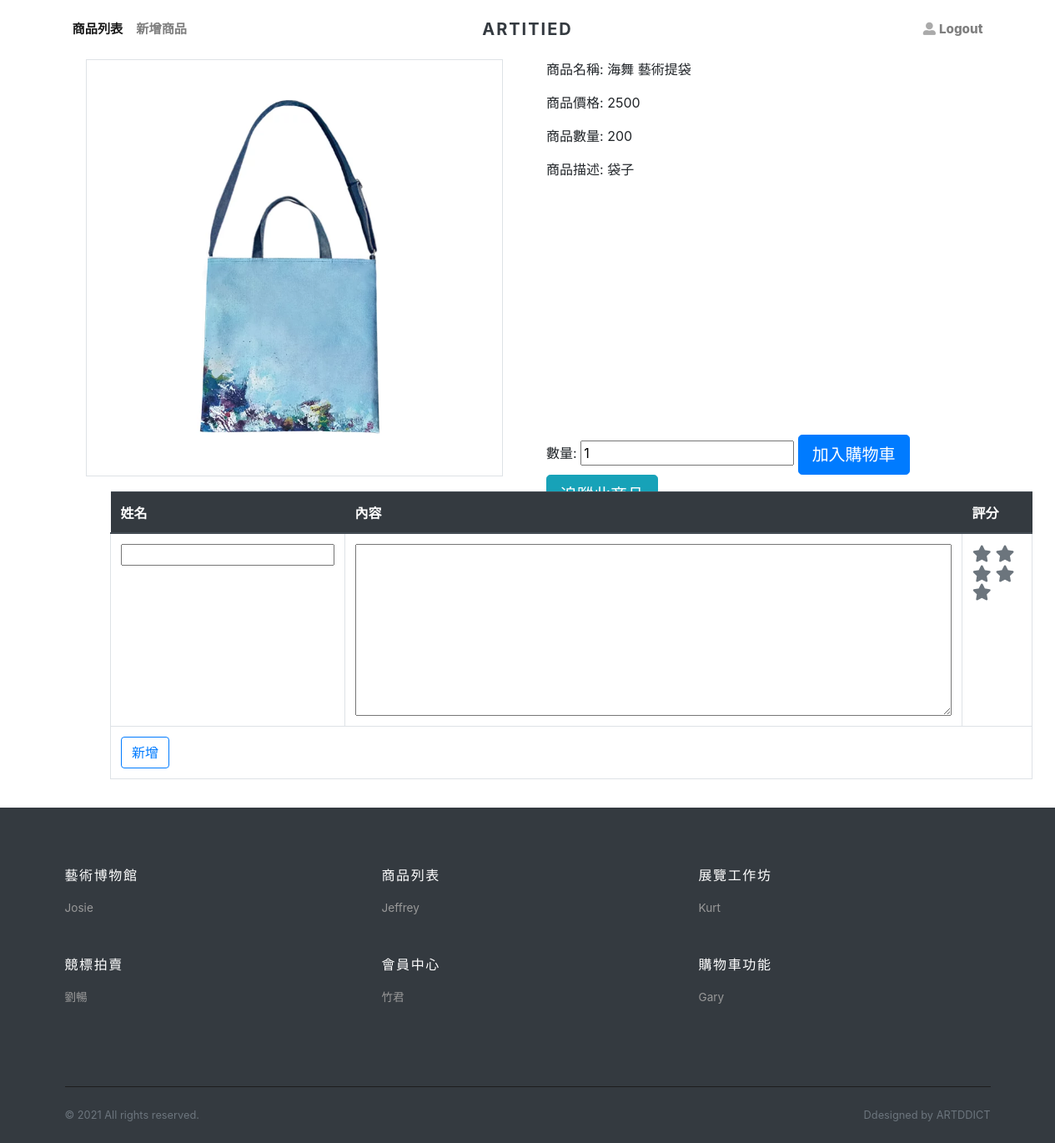
Page /Jeffrey-work/eventDetail.php?proId=102 on the committed database.
### tables this page shows
CREATE TABLE `product` (
  `id` int(100) NOT NULL COMMENT '流水編號',
  `proName` varchar(20) DEFAULT NULL COMMENT '產品名稱',
  `proId` varchar(10) DEFAULT NULL COMMENT '產品編號',
  `proPrice` varchar(10) DEFAULT NULL COMMENT '產品價格',
  `proQty` varchar(10) DEFAULT NULL COMMENT '產品數量',
  `proClass` varchar(10) DEFAULT NULL COMMENT '產品種類',
  `proDes` varchar(1000) DEFAULT NULL COMMENT '產品描述',
  `proImg` varchar(50) DEFAULT NULL COMMENT '產品圖片',
  `museumId` varchar(10) DEFAULT NULL COMMENT '博物館別'
);

### Jeffrey-work/eventDetail.php (the view, shortened to what this page needs)
<?php
require_once('./db.inc.php');
require_once './template/linkTemplate.php';
require_once './template/navbar.php';
?>
<!DOCTYPE html>
<html lang="en">
<head>
    <link rel="stylesheet" href="https://stackpath.bootstrapcdn.com/bootstrap/4.2.1/css/bootstrap.min.css">
</head>
<body>
    <div class="page-holder">
        <div class="col-md-12">
            <?php
            if (isset($_GET['proId'])) {
                $sql = "SELECT `proId`, `proName`, `proImg`, `proPrice`, `proQty`, `proDes`
                    FROM `product`
                    WHERE `proId` = ? ";
                $arrParam = [
                    (int)$_GET['proId']
                ];
                $stmt = $pdo->prepare($sql);
                $stmt->execute($arrParam);
                if ($stmt->rowCount() > 0) {
                    $arr = $stmt->fetchAll(PDO::FETCH_ASSOC);
            ?>
                    <div class="container" style="margin-left: 100px;">
                        <div class="row">
                            <div class="col-md-5">
                                <div class="row mb-3 d-flex justify-content-center">
                                    <img style="width: 500px;" class="item-view border" src="./images/<?php echo $arr[0]["proImg"]; ?>">
                                </div>
                            </div>
                            <div class="col-md-6" style="position: relative; margin-left:50px;">
                                <p>商品名稱: <?php echo $arr[0]["proName"]; ?></p>
                                <p>商品價格: <?php echo $arr[0]["proPrice"]; ?></p>
                                <p>商品數量: <?php echo $arr[0]["proQty"]; ?></p>
                                <p>商品描述: <?php echo $arr[0]["proDes"]; ?></p>
                                <div style="position: absolute; top:450px;">
                                    <form name="cartForm" id="cartForm" method="POST" action="./addCart.php">
                                        <label>數量: </label>
                                        <input type="text" name="cartQty" id="cartQty" value="1" maxlength="5">
                                        <button type="button" class="btn btn-primary btn-lg" id="btn_addCart" data-item-id="<?php echo $_GET['proId'] ?>">加入購物車</button>
                                        <button type="button" class="btn btn-info btn-lg" id="btn_addItemTracking" data-item-id="<?php echo $_GET['proId'] ?>">追蹤此商品</button>
                                    </form>
                                </div>
                            </div>
                        </div>
                        <div class="table-responsive">
                            <form name="myForm" method="POST" action="./insertComments.php" class="col-12" style="padding: 2px;">
                                <table class="table">
                                    <thead class="thead-dark">
                                        <tr>
                                            <th>姓名</th>
                                            <th>內容</th>
                                            <th>評分</th>
                                        </tr>
                                    </thead>
                                    <tbody>
                                        <tr>
                                            <td class="border">
                                                <input type="text" name="name"
                                                value="<?php
                                            ?>"
                                                  />
                                            </td>
                                            <td class="border">
                                                <textarea style="width: 715px;" name="content" value="" rows="10" cols="50"></textarea>
                                            </td>
                                            <td class="border">
<div class="h5 mb-0">
    <a href="#" class="text-decoration-none commentStar star-count-1">
        <i class="fa fa-star text-secondary" aria-hidden="true"></i>
    </a>
    <a href="#" class="text-decoration-none commentStar star-count-2">
        <i class="fa fa-star text-secondary" aria-hidden="true"></i>
    </a>
    <a href="#" class="text-decoration-none commentStar star-count-3">
         <i class="fa fa-star text-secondary" aria-hidden="true"></i>
    </a>
    <a href="#" class="text-decoration-none commentStar star-count-4">
        <i class="fa fa-star text-secondary" aria-hidden="true"></i>
    </a>
    <a href="#" class="text-decoration-none commentStar star-count-5">
        <i class="fa fa-star text-secondary" aria-hidden="true"></i>
    </a>
</div>
                                            </td>
                                        </tr>
                                    </tbody>
                                    <tfoot>
                                        <tr>
                                            <td class="border" colspan="3">
                                                <input type="submit" name="btn_insertComments" id="btn_insertComments" class="btn btn-outline-primary" value="新增">
                                            </td>
                                        </tr>
                                    </tfoot>
                                </table>
                            </form>
                        </div>
                    </div>
            <?php
                }
            }
            ?>
        </div>
    </div>
    <?php require_once './template/footer.php'; ?>
    <link rel="stylesheet" href="https://use.fontawesome.com/releases/v5.7.1/css/all.css">
</body>
</html>

### PHP-project-Gary/css/style.default.css (style rules this page uses)
.border { border: 1px solid #dee2e6 !important; }
.btn { font-weight: 400; border: 1px solid transparent; font-family: inherit; padding: 0.375rem 1.5rem; font-size: 1rem; line-height: 1.5; border-radius: 0; transition: color 0.15s ease-in-out, background-color 0.15s ease-in-out, border-color 0.15s ease-in-out, box-shadow 0.15s ease-in-out; }
.btn-primary { color: #212529; background-color: #dcb14a; border-color: #dcb14a; }
.btn-info { color: #fff; background-color: #17a2b8; border-color: #17a2b8; }
.btn-outline-primary { color: #dcb14a; background-color: transparent; background-image: none; border-color: #dcb14a; }
.btn-lg { padding: 0.5rem 1rem; font-size: 1.25rem; line-height: 1.5; border-radius: 0; }
body { font-family: "Libre Franklin", sans-serif; font-size: 1rem; font-weight: 400; line-height: 1.5; color: #111111; background-color: #fff; }
a { color: #dcb14a; text-decoration: none; }
h1, h2, h3, h4, h5, h6, .h1, .h2, .h3, .h4, .h5, .h6 { margin-bottom: 0.5rem; font-family: inherit; font-weight: 900; line-height: 1.2; color: inherit; }
h5, .h5 { font-size: 1.15rem; }
.text-secondary { color: #6c757d !important; }

### rows in the picture
product: proImg (picture), proName "海舞 藝術提袋", proPrice "2500", proQty "200", proDes "袋子"
